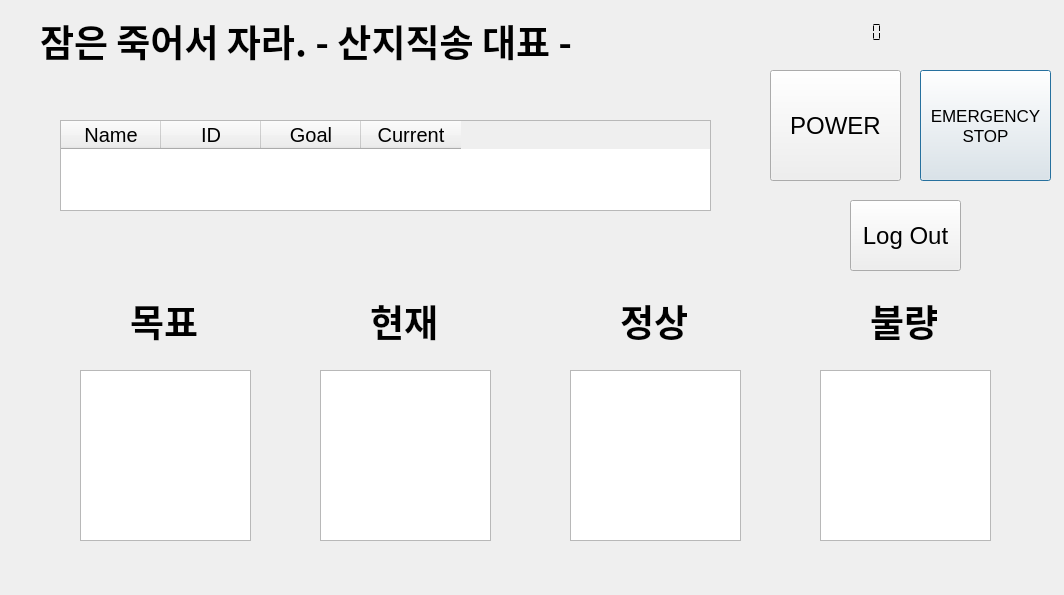
<?xml version="1.0" encoding="UTF-8"?>
<ui version="4.0">
 <class>Dialog</class>
 <widget class="QDialog" name="Dialog">
  <property name="geometry">
   <rect>
    <x>0</x>
    <y>0</y>
    <width>1064</width>
    <height>595</height>
   </rect>
  </property>
  <property name="font">
   <font>
    <pointsize>15</pointsize>
   </font>
  </property>
  <property name="windowTitle">
   <string>Dialog</string>
  </property>
  <widget class="QLabel" name="labelDate">
   <property name="geometry">
    <rect>
     <x>670</x>
     <y>22</y>
     <width>121</width>
     <height>20</height>
    </rect>
   </property>
   <property name="font">
    <font>
     <pointsize>16</pointsize>
    </font>
   </property>
   <property name="text">
    <string/>
   </property>
   <property name="alignment">
    <set>Qt::AlignRight|Qt::AlignTrailing|Qt::AlignVCenter</set>
   </property>
  </widget>
  <widget class="QLabel" name="labelWeather">
   <property name="geometry">
    <rect>
     <x>920</x>
     <y>22</y>
     <width>121</width>
     <height>41</height>
    </rect>
   </property>
   <property name="font">
    <font>
     <pointsize>12</pointsize>
    </font>
   </property>
   <property name="text">
    <string/>
   </property>
   <property name="alignment">
    <set>Qt::AlignRight|Qt::AlignTrailing|Qt::AlignVCenter</set>
   </property>
  </widget>
  <widget class="QPushButton" name="btnEmergency">
   <property name="geometry">
    <rect>
     <x>920</x>
     <y>70</y>
     <width>131</width>
     <height>111</height>
    </rect>
   </property>
   <property name="font">
    <font>
     <pointsize>13</pointsize>
    </font>
   </property>
   <property name="text">
    <string>EMERGENCY
STOP</string>
   </property>
  </widget>
  <widget class="QPushButton" name="btnPower">
   <property name="geometry">
    <rect>
     <x>770</x>
     <y>70</y>
     <width>131</width>
     <height>111</height>
    </rect>
   </property>
   <property name="font">
    <font>
     <pointsize>18</pointsize>
    </font>
   </property>
   <property name="text">
    <string>POWER</string>
   </property>
  </widget>
  <widget class="QTextEdit" name="editGoal">
   <property name="geometry">
    <rect>
     <x>80</x>
     <y>370</y>
     <width>171</width>
     <height>171</height>
    </rect>
   </property>
   <property name="readOnly">
    <bool>true</bool>
   </property>
  </widget>
  <widget class="QTextEdit" name="editNow">
   <property name="geometry">
    <rect>
     <x>320</x>
     <y>370</y>
     <width>171</width>
     <height>171</height>
    </rect>
   </property>
   <property name="readOnly">
    <bool>true</bool>
   </property>
  </widget>
  <widget class="QTextEdit" name="editP">
   <property name="geometry">
    <rect>
     <x>570</x>
     <y>370</y>
     <width>171</width>
     <height>171</height>
    </rect>
   </property>
   <property name="readOnly">
    <bool>true</bool>
   </property>
  </widget>
  <widget class="QTextEdit" name="editNp">
   <property name="geometry">
    <rect>
     <x>820</x>
     <y>370</y>
     <width>171</width>
     <height>171</height>
    </rect>
   </property>
   <property name="readOnly">
    <bool>true</bool>
   </property>
  </widget>
  <widget class="QLabel" name="label">
   <property name="geometry">
    <rect>
     <x>130</x>
     <y>290</y>
     <width>67</width>
     <height>61</height>
    </rect>
   </property>
   <property name="font">
    <font>
     <family>Ubuntu Mono</family>
     <pointsize>28</pointsize>
     <weight>75</weight>
     <bold>true</bold>
    </font>
   </property>
   <property name="text">
    <string>목표</string>
   </property>
  </widget>
  <widget class="QLabel" name="label_2">
   <property name="geometry">
    <rect>
     <x>370</x>
     <y>290</y>
     <width>67</width>
     <height>61</height>
    </rect>
   </property>
   <property name="font">
    <font>
     <family>Ubuntu Mono</family>
     <pointsize>28</pointsize>
     <weight>75</weight>
     <bold>true</bold>
    </font>
   </property>
   <property name="text">
    <string>현재</string>
   </property>
  </widget>
  <widget class="QLabel" name="label_3">
   <property name="geometry">
    <rect>
     <x>620</x>
     <y>290</y>
     <width>67</width>
     <height>61</height>
    </rect>
   </property>
   <property name="font">
    <font>
     <family>Ubuntu Mono</family>
     <pointsize>28</pointsize>
     <weight>75</weight>
     <bold>true</bold>
    </font>
   </property>
   <property name="text">
    <string>정상</string>
   </property>
  </widget>
  <widget class="QLabel" name="label_4">
   <property name="geometry">
    <rect>
     <x>870</x>
     <y>290</y>
     <width>67</width>
     <height>61</height>
    </rect>
   </property>
   <property name="font">
    <font>
     <family>Ubuntu Mono</family>
     <pointsize>28</pointsize>
     <weight>75</weight>
     <bold>true</bold>
    </font>
   </property>
   <property name="text">
    <string>불량</string>
   </property>
  </widget>
  <widget class="QLabel" name="label_5">
   <property name="geometry">
    <rect>
     <x>40</x>
     <y>10</y>
     <width>621</width>
     <height>61</height>
    </rect>
   </property>
   <property name="font">
    <font>
     <family>Ubuntu Mono</family>
     <pointsize>28</pointsize>
     <weight>75</weight>
     <bold>true</bold>
    </font>
   </property>
   <property name="text">
    <string>잠은 죽어서 자라. - 산지직송 대표 -</string>
   </property>
  </widget>
  <widget class="QTableWidget" name="tableWidget">
   <property name="geometry">
    <rect>
     <x>60</x>
     <y>120</y>
     <width>651</width>
     <height>91</height>
    </rect>
   </property>
   <column>
    <property name="text">
     <string>Name</string>
    </property>
   </column>
   <column>
    <property name="text">
     <string>ID</string>
    </property>
   </column>
   <column>
    <property name="text">
     <string>Goal</string>
    </property>
   </column>
   <column>
    <property name="text">
     <string>Current</string>
    </property>
   </column>
  </widget>
  <widget class="QLCDNumber" name="lcdTimer">
   <property name="geometry">
    <rect>
     <x>790</x>
     <y>22</y>
     <width>111</width>
     <height>21</height>
    </rect>
   </property>
   <property name="font">
    <font>
     <pointsize>16</pointsize>
     <weight>75</weight>
     <bold>true</bold>
    </font>
   </property>
   <property name="layoutDirection">
    <enum>Qt::LeftToRight</enum>
   </property>
   <property name="autoFillBackground">
    <bool>false</bool>
   </property>
   <property name="frameShape">
    <enum>QFrame::NoFrame</enum>
   </property>
   <property name="frameShadow">
    <enum>QFrame::Raised</enum>
   </property>
   <property name="lineWidth">
    <number>6</number>
   </property>
   <property name="digitCount">
    <number>8</number>
   </property>
   <property name="mode">
    <enum>QLCDNumber::Dec</enum>
   </property>
   <property name="segmentStyle">
    <enum>QLCDNumber::Flat</enum>
   </property>
  </widget>
  <widget class="QPushButton" name="btnLogOut">
   <property name="geometry">
    <rect>
     <x>850</x>
     <y>200</y>
     <width>111</width>
     <height>71</height>
    </rect>
   </property>
   <property name="font">
    <font>
     <pointsize>18</pointsize>
    </font>
   </property>
   <property name="text">
    <string>Log Out</string>
   </property>
  </widget>
 </widget>
 <resources/>
 <connections/>
</ui>
